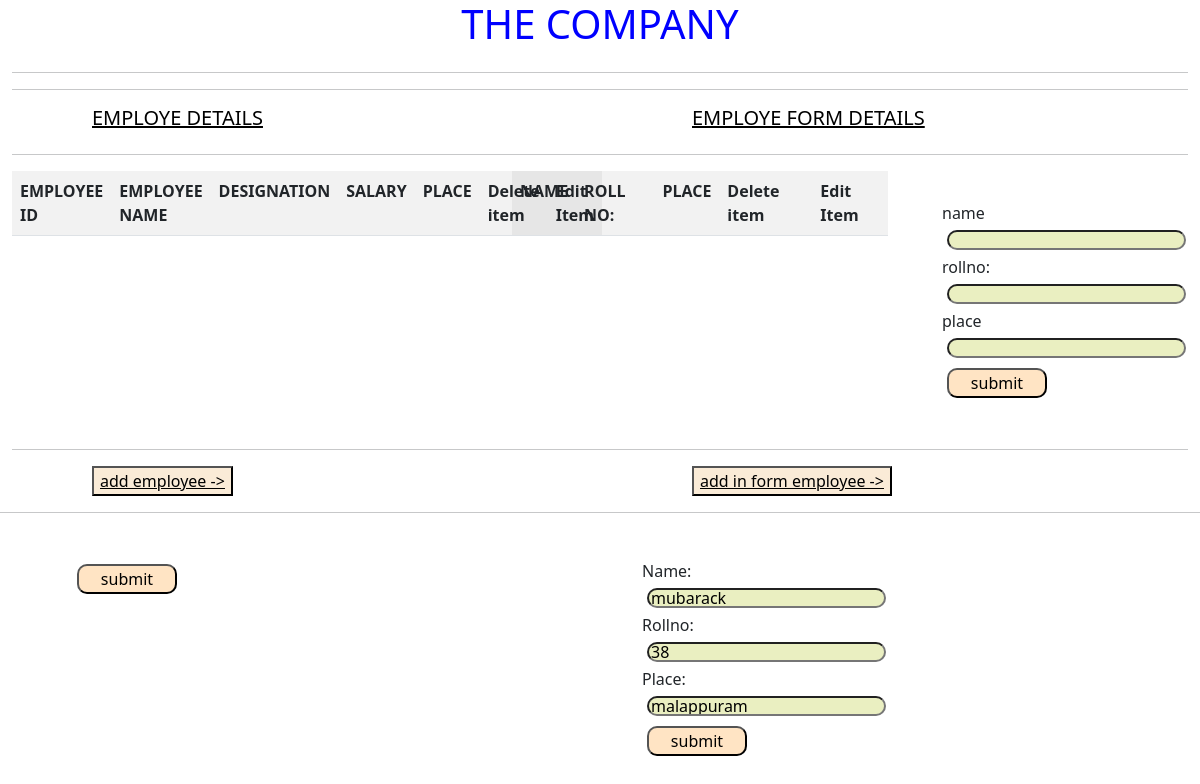
The app's page /edit/7 with its own data.
### app/models.py (models this page shows)
class Employ(models.Model):
    name=models.CharField(max_length=25)
    rollno=models.IntegerField()
    place=models.CharField(max_length=25)

### app/views.py (the view)
# urls.py: path('edit/<int:p>',views.edit,name='edit'),
def edit(request,p):
    a=Employ.objects.get(pk=p)
    b=Employform(instance=a)
    if request.method=='POST':
        b=Employform(request.POST,instance=a)
        if b.is_valid():
            b.save()
            return home(request)
    return render(request,'lists.html',{'z':b})

### app/form.py
class Employform(forms.ModelForm):
    class Meta:
        model=Employ
        fields='__all__'

### templates/lists.html (shortened to what this page needs)
<!DOCTYPE html>
<html lang="en">
<head>
    <link href="https://cdn.jsdelivr.net/npm/bootstrap@5.1.3/dist/css/bootstrap.min.css" rel="stylesheet">
</head>
<body>
    <div class="container-fluid">
        <div class="row">
            <div class="col">
                <h1>THE COMPANY </h1>
            </div>
        </div>
        <hr>
        <hr>
        <div class="row">
            <div class="col">
                <h5>EMPLOYE DETAILS</h5>
            </div>
            <div class="col">
                <h5>EMPLOYE FORM DETAILS</h5>
            </div>
        </div>
        <hr>
        <div class="row">
          <div class="col-5">
            <table class="table table-striped">
                <tr>
                    <th>EMPLOYEE ID</th>
                    <th>EMPLOYEE NAME</th>
                    <th>DESIGNATION</th>
                    <th>SALARY</th>
                    <th>PLACE</th>
                    <th>Delete item</th>
                    <th>Edit Item</th>
                </tr>
            </table>
          </div>
          <div class="col-4">
            <table class="table table-striped">
                <tr>
                    <th>NAME</th>
                    <th>ROLL NO:</th>
                    <th>PLACE</th>
                    <th>Delete item</th>
                    <th>Edit Item</th>
                </tr>
            </table>
          </div>
          <div class="col-3">
            <form action="" method="post">
                <label for="">name</label>
                <input type="text" name="n">
                <label for="">rollno:</label>
                <input type="text" name="rl">
                <label for="">place</label>
                <input type="text" name="p">
                <input class="in" type="submit" value="submit" >
            </form>
          </div>
        </div>
        <hr>
        <div class="row">
            <div class="col">
                <button><a href="{% url 'add' %}">add employee -></a></button>
            </div>
            <div class="col">
                <button><a href="{% url 'form' %}">add in form employee -></a></button>
            </div>
        </div>
    </div>
    <hr>
    <div class="container">
        <div class="row">
            <div class="col">
                <form action="" method="post">
                    <input class="in" type="submit" value="submit">
                </form>
            </div>
            <div class="col">
                <form action="" method="post">
                    {{z}}
                    <input class="in" type="submit" value="submit" >
                </form>
            </div>
        </div>
    </div>
</body>
</html>

### templates/lists.html (style rules this page uses)
h1 { text-align: center; color: blue; }
h5,button { text-decoration: underline; margin-left: 80px; color: black; }
a { color: black; }
button { background-color: antiquewhite; }
input { background-color: rgb(234, 239, 193); margin: 5px; border-radius: 10px; height: 20px; }
.in { background-color: bisque; width: 100px; height: 30px; }
form { text-align: left; max-width: 220px; padding: 30px; }

### records on screen
Employ: name "mubarack", rollno "38", place "malappuram"
